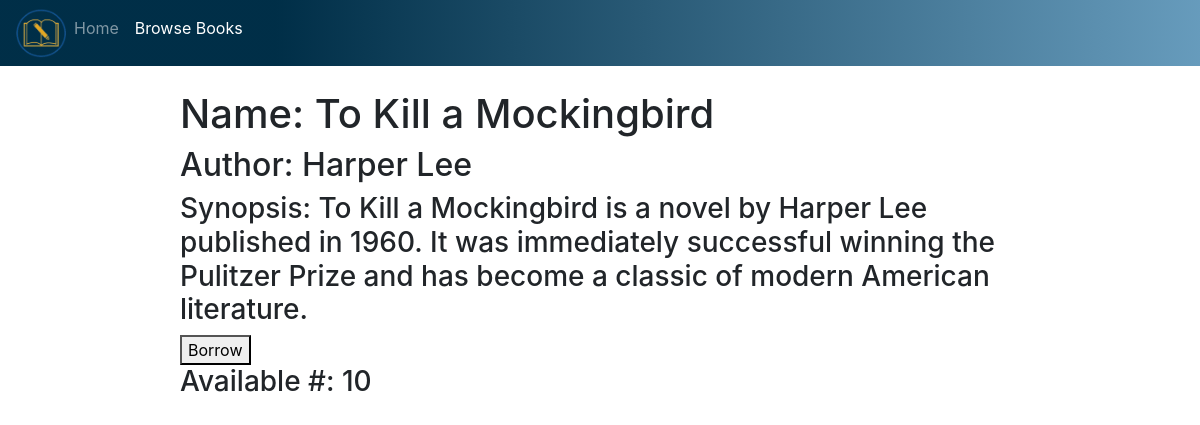
The page /browse_books/1 on the database as committed earlier.
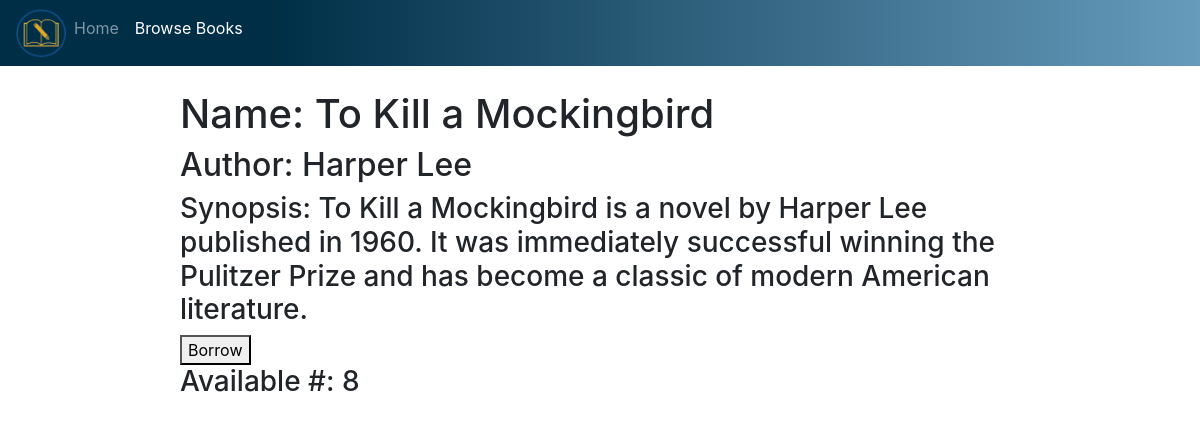
The same page on the database as committed later.
### app/models.py (models this page shows)
class Book(db.Model):
    id = db.Column(db.Integer, primary_key=True)
    name = db.Column(db.String(120), unique=True, nullable=False)
    author = db.Column(db.String(120), nullable=False)
    synopsis = db.Column(db.String(500), nullable=True)
    book_attributes = db.relationship('BookAttributes', backref='book', lazy=True)
    owned_by_users = db.relationship('UserBooks', backref='book', lazy=True)

class BookAttributes(db.Model):
    book_id = db.Column(db.Integer, db.ForeignKey('book.id'), primary_key=True)
    genre = db.Column(db.String(100))  # Department the user belongs to (if applicable)
    stock_quantity = db.Column(db.Integer, default=0.0)  # Current fees user owes
    is_available = db.Column(db.Boolean, default=False)  # Whether the book is reserved for a high priority reason (like for a classroom let's say)

### app/routes.py (the view)
@myapp_obj.route('/browse_books/<int:book_id>', methods=['GET','POST'])        #URL varies to view different email messages
def bookView(book_id):
    book = Book.query.filter_by(id=book_id).first()
    attributes = BookAttributes.query.filter_by(book_id=book_id).first()
    if current_user.is_authenticated:
        if request.method == 'POST':
            if request.form.get('Borrow') == 'Borrow':
                if (attributes.stock_quantity > 0):
                    flash(f'You borrowed one book, check your log for approval')
                    attributes.stock_quantity = attributes.stock_quantity - 1
                    new_userbook = UserBooks(user_id=current_user.id, book_id=book_id, approved=False)
                    new_backlog = CheckoutApproval(user_id=current_user.id, book_id=book_id, approved_by_librarian=False, approved_by_assistant=False)
                    db.session.add(new_userbook)
                    db.session.add(new_backlog)
                    db.session.commit()
                else:
                    flash(f'Sorry! Out of stock')
                return redirect('/browse_books/' + str(book_id))
        return render_template('view_book_logged_in.html', title='Catalog', book=book, attributes=attributes, role = current_user.role)
    else:
        if request.method == 'POST':
            if request.form.get('Borrow') == 'Borrow':
                flash(f'Must be logged in')
                return redirect('/login')
        return render_template('view_book_logged_out.html', title='Catalog', book=book, attributes=attributes)

### app/templates/view_book_logged_out.html (shortened to what this page needs)
<!doctype html>
<html lang="en">
  <head>
    <link rel="stylesheet" href="https://cdn.jsdelivr.net/npm/bootstrap@4.3.1/dist/css/bootstrap.min.css">
    <link href="{{url_for('static', filename='books.css')}}" rel="stylesheet">
  </head>
  <body>
   <nav class="navbar navbar-expand-lg navbar-dark" style="background: linear-gradient(90deg, hsla(201, 100%, 14%, 1) 23%, hsla(203, 39%, 57%, 1) 100%);">
    <div class="collapse navbar-collapse" id="navbarNav">
      <ul class="navbar-nav">
        <img src = "../static/img.png" class = "logo" width="50px">
        <li class="nav-item">
          <a class="nav-link" href="/home">Home <span class="sr-only">(current)</span></a>
        </li>
        <li class="nav-item active">
            <a class="nav-link" href="/browse_books">Browse Books<span class="sr-only">(current)</span></a>
        </li>
      </ul>
    </div>
</nav>
  <div class ="background-home">
  <div class="list_books">
    <h1>Name: {{book.name}}</h1>
    <h2>Author: {{book.author}}</h2>
    <h3>Synopsis: {{book.synopsis}}</h3>
    <form method="post" action="/browse_books/{{book.id}}">
      <button type="submit" value="Borrow" name="Borrow">Borrow</button>
    </form>
    <h3>Available #: {{attributes.stock_quantity}}</h3>
  </div>
  </div>
  </body>
</html>

### app/static/books.css (style rules this page uses)
.list_books { padding-top:2%; margin-left:15%; margin-right:15%; }

Rows that differ between the two databases and show on the page:
changed BookAttributes: stock_quantity "10" → "8"
